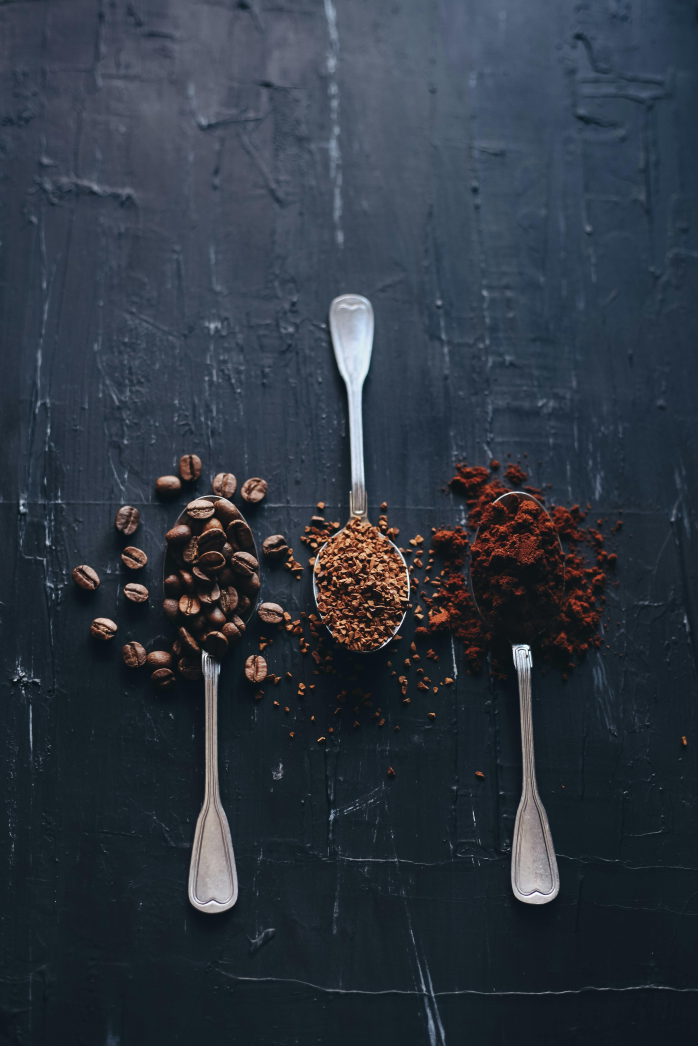
#> input picture frontend/tests/e2e/fixtures/sample-images/pexels-pealdesign-28594392.jpg, 3486 x 5230 px (shown at 1/5 size)
$ python -i smart_crop.py   (imports and definitions only)
#> lines starting #> are read from the running program, lines starting #| are printed output that depends on the picture
"""Content-aware placement of a fixed-size crop window.

Used by "Fit to size" in crop mode. The image has already been scaled so that
one axis matches the target exactly, which leaves a single free axis: the window
can only slide horizontally or only vertically. That keeps the search to one
dimension and makes it cheap enough to run on every upload (a few ms).

How a position is scored:

1. Build a small importance map from two signals:
   - detail: gradient magnitude of the luminance. This is the main signal and
     finds text, outlines, faces, and textured objects.
   - colour distinctness: how far each pixel's (slightly blurred) Lab colour is
     from the image's mean colour, after Achanta et al., "Frequency-tuned
     Salient Region Detection" (CVPR 2009). It helps with flat, coloured
     subjects on a plain background whose inside has little detail.
   Each signal is normalised by its own high percentile, so neither dominates
   just because of its units, and fully transparent pixels count as empty.
2. Collapse the map onto the free axis and score every window position by the
   importance it keeps.
3. Penalise windows whose edges cut through something. A line "cuts through"
   where important pixels sit directly on both sides of it, so a line of text
   or a face scores high while scattered texture (sparkles, foliage) does not.
   This is what keeps a title whole or leaves it out instead of slicing it.
4. Among positions that score about the same, prefer the one closest to the
   centre, so a flat image or a uniform pattern gets the same result as a plain
   centred crop.

No face or skin-colour detector on purpose: those need a model or skin-tone
heuristics, and the detail signal already picks up eyes, hair, and outlines.
"""

import numpy as np
from PIL import Image, ImageFilter

# Longest side of the analysis copy. Large enough to see a line of title text on
# a 1280px card, small enough that the analysis costs a few milliseconds.
_ANALYSIS_SIZE = 384
_MIN_ANALYSIS_SIDE = 8
_DISTINCTNESS_WEIGHT = 0.5
# How strongly content under a cut line counts against a window, relative to
# the content inside it.
_CUT_PENALTY = 1.5
# Half-width of the band around a cut line and the distance used to decide that
# content continues across it, as a share of the free axis.
_CUT_BAND = 0.012
_CUT_REACH = 0.008
# Scores within this share of an average window's content count as a tie.
_TIE_MARGIN = 0.002
# Values below these count as "nothing there", so a flat image or a soft
# gradient is not blown up to full importance by normalisation. Luminance
# gradient is in 0..1 units per pixel; colour distance is in Lab units, where
# about 2.3 is the smallest difference people notice.
_DETAIL_FLOOR = 0.02
_DISTINCTNESS_FLOOR = 10.0


# [21 lines left out: function find_crop_offset, not called in this run]


def to_8bit(img: Image.Image) -> Image.Image:
    """
    Pillow clips 16-bit greyscale to white when converting to RGB, so scale it
    down to 8 bits first. Other modes are returned unchanged.
    """
    if img.mode in ("I;16", "I;16L", "I;16B", "I"):
        return img.convert("I").point(lambda value: value * (1 / 256)).convert("L")
    return img


def _importance_map(img: Image.Image) -> np.ndarray:
    # Shrink before converting, so a large photo is never copied to RGBA at
    # full resolution just to be thrown away.
    small = to_8bit(img)
    if small.mode not in ("RGB", "RGBA", "L", "LA"):
        small = small.convert("RGBA")
    scale = min(1.0, _ANALYSIS_SIZE / max(small.width, small.height))
    size = (max(1, round(small.width * scale)), max(1, round(small.height * scale)))
    small = small.resize(size, Image.Resampling.BILINEAR, reducing_gap=2.0).convert("RGBA")

    rgba = np.asarray(small, dtype=np.float32) / 255.0
    alpha = rgba[..., 3]
    rgb = rgba[..., :3]

    luminance = rgb @ np.array([0.299, 0.587, 0.114], dtype=np.float32)
    grad_y, grad_x = np.gradient(luminance)
    detail = np.hypot(grad_x, grad_y)

    blurred = small.convert("RGB").filter(ImageFilter.GaussianBlur(1))
    lab = _srgb_to_lab(np.asarray(blurred, dtype=np.float32) / 255.0)
    mean_lab = (lab * alpha[..., None]).sum(axis=(0, 1)) / max(float(alpha.sum()), 1e-6)
    distinctness = np.linalg.norm(lab - mean_lab, axis=2)

    importance = _normalise(detail, _DETAIL_FLOOR) + _DISTINCTNESS_WEIGHT * _normalise(
        distinctness, _DISTINCTNESS_FLOOR
    )
    return importance * alpha


def _srgb_to_lab(rgb: np.ndarray) -> np.ndarray:
    """sRGB in [0, 1] to CIE Lab (D65)."""
    linear = np.where(rgb <= 0.04045, rgb / 12.92, ((rgb + 0.055) / 1.055) ** 2.4)
    to_xyz = np.array(
        [[0.4124, 0.3576, 0.1805], [0.2126, 0.7152, 0.0722], [0.0193, 0.1192, 0.9505]],
        dtype=np.float32,
    )
    xyz = linear @ to_xyz.T / np.array([0.95047, 1.0, 1.08883], dtype=np.float32)
    f = np.where(xyz > 216 / 24389, np.cbrt(xyz), (24389 / 27 * xyz + 16) / 116)
    lightness = 116 * f[..., 1] - 16
    a = 500 * (f[..., 0] - f[..., 1])
    b = 200 * (f[..., 1] - f[..., 2])
    return np.stack([lightness, a, b], axis=2)


def _normalise(values: np.ndarray, floor: float) -> np.ndarray:
    scale = max(float(np.percentile(values, 99)), floor)
    return np.minimum(values / scale, 1.0)


# [45 lines left out: function _best_start, not called in this run]


def _cumulative(values: np.ndarray) -> np.ndarray:
    return np.concatenate(([0.0], np.cumsum(values, dtype=np.float64)))

>>> from PIL import Image
>>> picture = Image.open('../../../frontend/tests/e2e/fixtures/sample-images/pexels-pealdesign-28594392.jpg')
#> picture is the input picture: PIL image 3486x5230 RGB; mean R, G, B 46.6, 54.9, 65.4
>>> result = _importance_map(picture)
#> in _importance_map, `alpha = rgba[..., 3]`: alpha: shape (384, 256) float32; every value is 1
#> in _importance_map, `grad_y, grad_x = np.gradient(luminance)`:
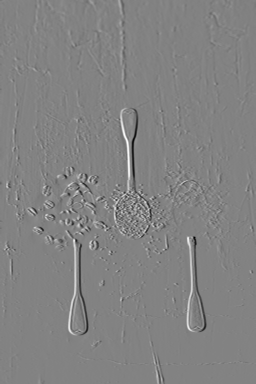
#> grad_x: shape (384, 256) float32; min -0.391, max 0.372, mean -7.8e-05; drawn with min black and max white
#> in _srgb_to_lab, `f = np.where(xyz > 216 / 24389, np.cbrt(xyz), (24389 / 27 * xyz + 16) ..`:
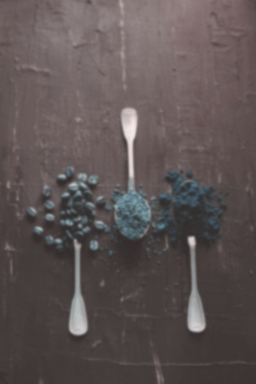
#> f: shape (384, 256, 3) float32; mean of channels 0, 1, 2 0.329, 0.329, 0.367; drawn as B, G, R
#> in _srgb_to_lab, `return np.stack([lightness, a, b], axis=2)`:
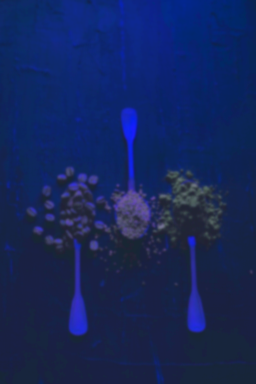
#> returned value: shape (384, 256, 3) float32; mean of channels 0, 1, 2 22.2, -0.3, -7.5; drawn with min black and max white
#> in _importance_map, `mean_lab = (lab * alpha[..., None]).sum(axis=(0, 1)) / max(float(alpha..`: mean_lab = [22.2, -0.348, -7.53]
#> in _importance_map, `distinctness = np.linalg.norm(lab - mean_lab, axis=2)`:
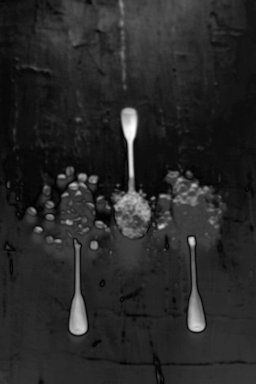
#> distinctness: shape (384, 256) float32; min 0.36, max 68.86, mean 11.1; drawn with min black and max white
#> in _normalise, `scale = max(float(np.percentile(values, 99)), floor)`: scale = 0.21
#> in _normalise, `return np.minimum(values / scale, 1.0)`:
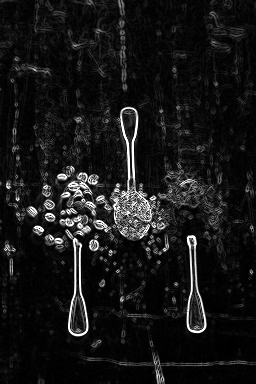
#> returned value: shape (384, 256) float32; min 0, max 1, mean 0.0907
#> call 2 of _normalise, with floor = 10
#> in _normalise (call 2), `scale = max(float(np.percentile(values, 99)), floor)`: scale = 45.22
#> in _normalise (call 2), `return np.minimum(values / scale, 1.0)`:
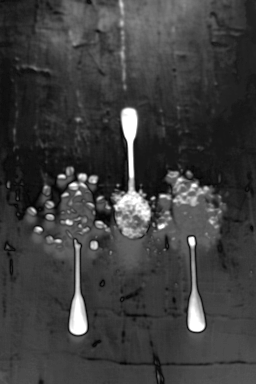
#> returned value: shape (384, 256) float32; min 0.00797, max 1, mean 0.243
#> in _importance_map, `importance = _normalise(detail, _DETAIL_FLOOR) + _DISTINCTNESS_WEIGHT ..`:
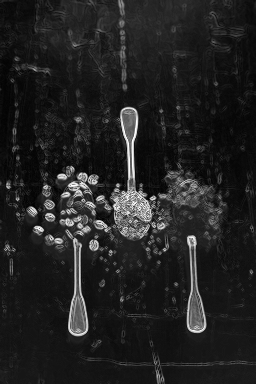
#> importance: shape (384, 256) float32; min 0.0131, max 1.5, mean 0.212; drawn with min black and max white
